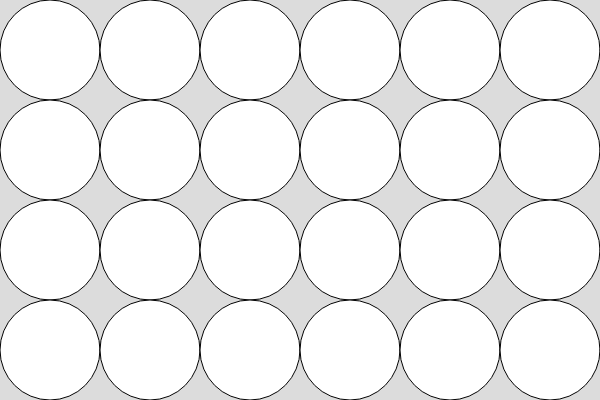
Frame 1 (no input)
Frame 60 (no input): identical to frame 1, image omitted
Frame 120 (the mouse pressed at the canvas centre since frame 60): identical to frame 1, image omitted

The p5.js sketch that drew this single still picture (run headless with seeded random() and noise() and a simulated clock; from frame 60 on, the mouse is pressed at the canvas centre):

// p5.js sketch
// ── sketch.js
/*
	nested loop
*/

function setup() {
	createCanvas(600, 400);
}

function draw() {
	background(220);

	let w = 100;
	let h = 100;

	for (let x = 50; x <= width; x += w) { // columns
		for (let y = 50; y <= height; y += h) { // rows
			ellipse(x, y, w, h);

			// add more shapes to create the design
		}	
	}
}
